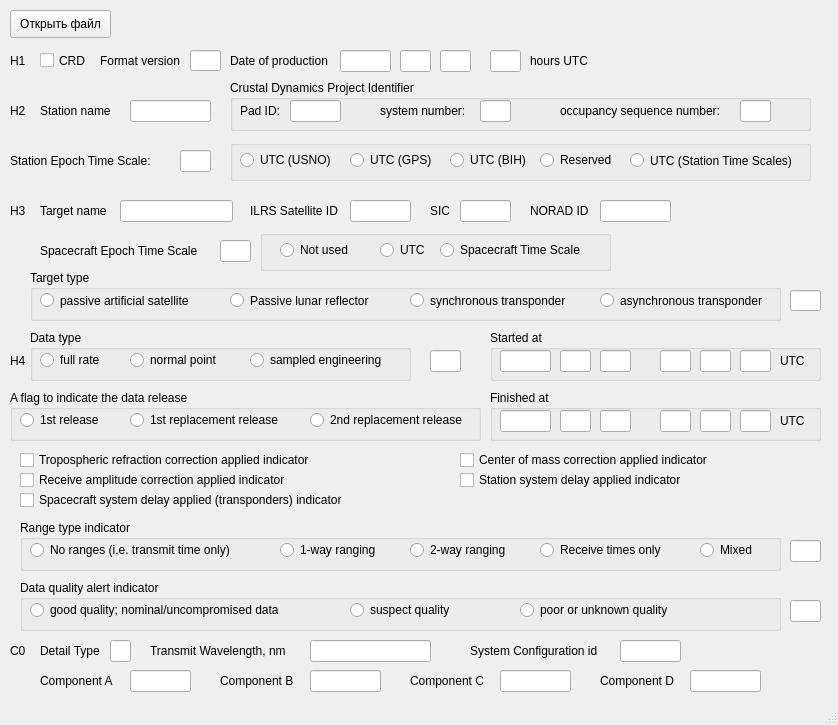
<?xml version="1.0" encoding="UTF-8"?>
<ui version="4.0">
 <class>Header</class>
 <widget class="QMainWindow" name="Header">
  <property name="geometry">
   <rect>
    <x>0</x>
    <y>0</y>
    <width>838</width>
    <height>725</height>
   </rect>
  </property>
  <property name="windowTitle">
   <string>Расшифровка заголовков</string>
  </property>
  <widget class="QWidget" name="centralwidget">
   <widget class="QPushButton" name="open_file">
    <property name="geometry">
     <rect>
      <x>10</x>
      <y>10</y>
      <width>101</width>
      <height>28</height>
     </rect>
    </property>
    <property name="text">
     <string>Открыть файл</string>
    </property>
   </widget>
   <widget class="QLabel" name="file_label">
    <property name="geometry">
     <rect>
      <x>120</x>
      <y>10</y>
      <width>661</width>
      <height>31</height>
     </rect>
    </property>
    <property name="font">
     <font>
      <pointsize>10</pointsize>
      <weight>50</weight>
      <bold>false</bold>
     </font>
    </property>
    <property name="autoFillBackground">
     <bool>false</bool>
    </property>
    <property name="text">
     <string/>
    </property>
   </widget>
   <widget class="QCheckBox" name="H1_1">
    <property name="enabled">
     <bool>true</bool>
    </property>
    <property name="geometry">
     <rect>
      <x>40</x>
      <y>50</y>
      <width>51</width>
      <height>21</height>
     </rect>
    </property>
    <property name="toolTip">
     <string>&lt;html&gt;&lt;head/&gt;&lt;body&gt;&lt;p&gt;&lt;span style=&quot; font-family:'Microsoft Sans Serif','sans-serif';&quot;&gt;Consolidated Ranging Data format&lt;/span&gt;&lt;/p&gt;&lt;/body&gt;&lt;/html&gt;</string>
    </property>
    <property name="text">
     <string>CRD</string>
    </property>
    <property name="checkable">
     <bool>true</bool>
    </property>
   </widget>
   <widget class="QLabel" name="H1">
    <property name="geometry">
     <rect>
      <x>10</x>
      <y>50</y>
      <width>21</width>
      <height>21</height>
     </rect>
    </property>
    <property name="text">
     <string>H1</string>
    </property>
   </widget>
   <widget class="QLabel" name="H1_2_label">
    <property name="geometry">
     <rect>
      <x>100</x>
      <y>50</y>
      <width>91</width>
      <height>21</height>
     </rect>
    </property>
    <property name="text">
     <string>Format version</string>
    </property>
   </widget>
   <widget class="QLineEdit" name="H1_2">
    <property name="geometry">
     <rect>
      <x>190</x>
      <y>50</y>
      <width>31</width>
      <height>21</height>
     </rect>
    </property>
    <property name="readOnly">
     <bool>true</bool>
    </property>
   </widget>
   <widget class="QLabel" name="H1_3_label">
    <property name="geometry">
     <rect>
      <x>230</x>
      <y>50</y>
      <width>111</width>
      <height>21</height>
     </rect>
    </property>
    <property name="text">
     <string>Date of production</string>
    </property>
   </widget>
   <widget class="QLineEdit" name="H1_3">
    <property name="geometry">
     <rect>
      <x>340</x>
      <y>50</y>
      <width>51</width>
      <height>22</height>
     </rect>
    </property>
   </widget>
   <widget class="QLineEdit" name="H1_4">
    <property name="geometry">
     <rect>
      <x>400</x>
      <y>50</y>
      <width>31</width>
      <height>22</height>
     </rect>
    </property>
   </widget>
   <widget class="QLineEdit" name="H1_5">
    <property name="geometry">
     <rect>
      <x>440</x>
      <y>50</y>
      <width>31</width>
      <height>22</height>
     </rect>
    </property>
   </widget>
   <widget class="QLineEdit" name="H1_6">
    <property name="geometry">
     <rect>
      <x>490</x>
      <y>50</y>
      <width>31</width>
      <height>22</height>
     </rect>
    </property>
   </widget>
   <widget class="QLabel" name="H1_6_label">
    <property name="geometry">
     <rect>
      <x>530</x>
      <y>50</y>
      <width>71</width>
      <height>21</height>
     </rect>
    </property>
    <property name="text">
     <string>hours UTC</string>
    </property>
   </widget>
   <widget class="QLabel" name="H2">
    <property name="geometry">
     <rect>
      <x>10</x>
      <y>100</y>
      <width>21</width>
      <height>21</height>
     </rect>
    </property>
    <property name="text">
     <string>H2</string>
    </property>
   </widget>
   <widget class="QLineEdit" name="H2_1">
    <property name="geometry">
     <rect>
      <x>130</x>
      <y>100</y>
      <width>81</width>
      <height>22</height>
     </rect>
    </property>
   </widget>
   <widget class="QLabel" name="H2_1_label">
    <property name="geometry">
     <rect>
      <x>40</x>
      <y>100</y>
      <width>81</width>
      <height>21</height>
     </rect>
    </property>
    <property name="text">
     <string>Station name</string>
    </property>
   </widget>
   <widget class="QLabel" name="H2_5_label">
    <property name="geometry">
     <rect>
      <x>10</x>
      <y>150</y>
      <width>151</width>
      <height>21</height>
     </rect>
    </property>
    <property name="text">
     <string>Station Epoch Time Scale:</string>
    </property>
   </widget>
   <widget class="QLineEdit" name="H2_5">
    <property name="geometry">
     <rect>
      <x>180</x>
      <y>150</y>
      <width>31</width>
      <height>22</height>
     </rect>
    </property>
   </widget>
   <widget class="QGroupBox" name="H2_5_group">
    <property name="geometry">
     <rect>
      <x>230</x>
      <y>140</y>
      <width>581</width>
      <height>41</height>
     </rect>
    </property>
    <property name="title">
     <string/>
    </property>
    <widget class="QRadioButton" name="H2_5_10">
     <property name="geometry">
      <rect>
       <x>400</x>
       <y>10</y>
       <width>181</width>
       <height>21</height>
      </rect>
     </property>
     <property name="text">
      <string>UTC (Station Time Scales) </string>
     </property>
    </widget>
    <widget class="QRadioButton" name="H2_5_0">
     <property name="geometry">
      <rect>
       <x>310</x>
       <y>10</y>
       <width>81</width>
       <height>20</height>
      </rect>
     </property>
     <property name="text">
      <string>Reserved</string>
     </property>
    </widget>
    <widget class="QRadioButton" name="H2_5_7">
     <property name="geometry">
      <rect>
       <x>220</x>
       <y>10</y>
       <width>95</width>
       <height>20</height>
      </rect>
     </property>
     <property name="text">
      <string>UTC (BIH)</string>
     </property>
    </widget>
    <widget class="QRadioButton" name="H2_5_3">
     <property name="geometry">
      <rect>
       <x>10</x>
       <y>10</y>
       <width>95</width>
       <height>20</height>
      </rect>
     </property>
     <property name="text">
      <string>UTC (USNO)</string>
     </property>
    </widget>
    <widget class="QRadioButton" name="H2_5_4">
     <property name="geometry">
      <rect>
       <x>120</x>
       <y>10</y>
       <width>95</width>
       <height>20</height>
      </rect>
     </property>
     <property name="text">
      <string>UTC (GPS)</string>
     </property>
    </widget>
   </widget>
   <widget class="QLabel" name="H3">
    <property name="geometry">
     <rect>
      <x>10</x>
      <y>200</y>
      <width>21</width>
      <height>21</height>
     </rect>
    </property>
    <property name="text">
     <string>H3</string>
    </property>
   </widget>
   <widget class="QLineEdit" name="H3_1">
    <property name="geometry">
     <rect>
      <x>120</x>
      <y>200</y>
      <width>113</width>
      <height>22</height>
     </rect>
    </property>
   </widget>
   <widget class="QLabel" name="H3_1_label">
    <property name="geometry">
     <rect>
      <x>40</x>
      <y>200</y>
      <width>81</width>
      <height>21</height>
     </rect>
    </property>
    <property name="text">
     <string>Target name</string>
    </property>
   </widget>
   <widget class="QLabel" name="H3_2_label">
    <property name="geometry">
     <rect>
      <x>250</x>
      <y>200</y>
      <width>101</width>
      <height>21</height>
     </rect>
    </property>
    <property name="text">
     <string>ILRS Satellite ID</string>
    </property>
   </widget>
   <widget class="QLineEdit" name="H3_2">
    <property name="geometry">
     <rect>
      <x>350</x>
      <y>200</y>
      <width>61</width>
      <height>22</height>
     </rect>
    </property>
   </widget>
   <widget class="QLabel" name="H3_3_label">
    <property name="geometry">
     <rect>
      <x>430</x>
      <y>200</y>
      <width>21</width>
      <height>21</height>
     </rect>
    </property>
    <property name="text">
     <string>SIC</string>
    </property>
   </widget>
   <widget class="QLineEdit" name="H3_3">
    <property name="geometry">
     <rect>
      <x>460</x>
      <y>200</y>
      <width>51</width>
      <height>22</height>
     </rect>
    </property>
   </widget>
   <widget class="QLabel" name="H3_4_label">
    <property name="geometry">
     <rect>
      <x>530</x>
      <y>200</y>
      <width>61</width>
      <height>21</height>
     </rect>
    </property>
    <property name="text">
     <string>NORAD ID</string>
    </property>
   </widget>
   <widget class="QLineEdit" name="H3_4">
    <property name="geometry">
     <rect>
      <x>600</x>
      <y>200</y>
      <width>71</width>
      <height>22</height>
     </rect>
    </property>
   </widget>
   <widget class="QLabel" name="H3_5_label">
    <property name="geometry">
     <rect>
      <x>40</x>
      <y>235</y>
      <width>171</width>
      <height>31</height>
     </rect>
    </property>
    <property name="text">
     <string>Spacecraft Epoch Time Scale</string>
    </property>
   </widget>
   <widget class="QLineEdit" name="H3_5">
    <property name="geometry">
     <rect>
      <x>220</x>
      <y>240</y>
      <width>31</width>
      <height>22</height>
     </rect>
    </property>
   </widget>
   <widget class="QGroupBox" name="H3_5_group">
    <property name="geometry">
     <rect>
      <x>260</x>
      <y>230</y>
      <width>351</width>
      <height>41</height>
     </rect>
    </property>
    <property name="title">
     <string/>
    </property>
    <widget class="QRadioButton" name="H3_5_0">
     <property name="geometry">
      <rect>
       <x>20</x>
       <y>10</y>
       <width>95</width>
       <height>20</height>
      </rect>
     </property>
     <property name="text">
      <string>Not used</string>
     </property>
    </widget>
    <widget class="QRadioButton" name="H3_5_1">
     <property name="geometry">
      <rect>
       <x>120</x>
       <y>10</y>
       <width>61</width>
       <height>20</height>
      </rect>
     </property>
     <property name="text">
      <string>UTC</string>
     </property>
    </widget>
    <widget class="QRadioButton" name="H3_5_2">
     <property name="geometry">
      <rect>
       <x>180</x>
       <y>10</y>
       <width>161</width>
       <height>20</height>
      </rect>
     </property>
     <property name="text">
      <string>Spacecraft Time Scale </string>
     </property>
    </widget>
   </widget>
   <widget class="QGroupBox" name="H3_6_group">
    <property name="geometry">
     <rect>
      <x>30</x>
      <y>270</y>
      <width>751</width>
      <height>51</height>
     </rect>
    </property>
    <property name="title">
     <string>Target type</string>
    </property>
    <widget class="QRadioButton" name="H3_6_1">
     <property name="geometry">
      <rect>
       <x>10</x>
       <y>10</y>
       <width>171</width>
       <height>41</height>
      </rect>
     </property>
     <property name="text">
      <string>passive artificial satellite</string>
     </property>
    </widget>
    <widget class="QRadioButton" name="H3_6_2">
     <property name="geometry">
      <rect>
       <x>200</x>
       <y>10</y>
       <width>151</width>
       <height>41</height>
      </rect>
     </property>
     <property name="text">
      <string>Passive lunar reflector</string>
     </property>
    </widget>
    <widget class="QRadioButton" name="H3_6_3">
     <property name="geometry">
      <rect>
       <x>380</x>
       <y>10</y>
       <width>171</width>
       <height>41</height>
      </rect>
     </property>
     <property name="text">
      <string>synchronous transponder</string>
     </property>
    </widget>
    <widget class="QRadioButton" name="H3_6_4">
     <property name="geometry">
      <rect>
       <x>570</x>
       <y>10</y>
       <width>181</width>
       <height>41</height>
      </rect>
     </property>
     <property name="text">
      <string>asynchronous transponder</string>
     </property>
    </widget>
   </widget>
   <widget class="QLineEdit" name="H3_6">
    <property name="geometry">
     <rect>
      <x>790</x>
      <y>290</y>
      <width>31</width>
      <height>21</height>
     </rect>
    </property>
   </widget>
   <widget class="QGroupBox" name="H2_group">
    <property name="geometry">
     <rect>
      <x>230</x>
      <y>80</y>
      <width>581</width>
      <height>51</height>
     </rect>
    </property>
    <property name="title">
     <string>Crustal Dynamics Project Identifier</string>
    </property>
    <widget class="QLabel" name="H2_2_label">
     <property name="geometry">
      <rect>
       <x>10</x>
       <y>20</y>
       <width>51</width>
       <height>21</height>
      </rect>
     </property>
     <property name="text">
      <string>Pad ID:</string>
     </property>
    </widget>
    <widget class="QLineEdit" name="H2_2">
     <property name="geometry">
      <rect>
       <x>60</x>
       <y>20</y>
       <width>51</width>
       <height>22</height>
      </rect>
     </property>
    </widget>
    <widget class="QLabel" name="H2_3_label">
     <property name="geometry">
      <rect>
       <x>150</x>
       <y>20</y>
       <width>101</width>
       <height>21</height>
      </rect>
     </property>
     <property name="text">
      <string>system number:</string>
     </property>
    </widget>
    <widget class="QLineEdit" name="H2_4">
     <property name="geometry">
      <rect>
       <x>250</x>
       <y>20</y>
       <width>31</width>
       <height>22</height>
      </rect>
     </property>
    </widget>
    <widget class="QLineEdit" name="H2_3">
     <property name="geometry">
      <rect>
       <x>510</x>
       <y>20</y>
       <width>31</width>
       <height>22</height>
      </rect>
     </property>
    </widget>
    <widget class="QLabel" name="H2_4_label">
     <property name="geometry">
      <rect>
       <x>330</x>
       <y>20</y>
       <width>171</width>
       <height>21</height>
      </rect>
     </property>
     <property name="text">
      <string>occupancy sequence number:</string>
     </property>
    </widget>
   </widget>
   <widget class="QLabel" name="H4">
    <property name="geometry">
     <rect>
      <x>10</x>
      <y>350</y>
      <width>21</width>
      <height>21</height>
     </rect>
    </property>
    <property name="text">
     <string>H4</string>
    </property>
   </widget>
   <widget class="QLineEdit" name="H4_1">
    <property name="geometry">
     <rect>
      <x>430</x>
      <y>350</y>
      <width>31</width>
      <height>22</height>
     </rect>
    </property>
   </widget>
   <widget class="QGroupBox" name="H4_1_group">
    <property name="geometry">
     <rect>
      <x>30</x>
      <y>330</y>
      <width>381</width>
      <height>51</height>
     </rect>
    </property>
    <property name="title">
     <string>Data type</string>
    </property>
    <widget class="QRadioButton" name="H4_1_0">
     <property name="geometry">
      <rect>
       <x>10</x>
       <y>20</y>
       <width>71</width>
       <height>20</height>
      </rect>
     </property>
     <property name="text">
      <string>full rate</string>
     </property>
    </widget>
    <widget class="QRadioButton" name="H4_1_1">
     <property name="geometry">
      <rect>
       <x>100</x>
       <y>20</y>
       <width>95</width>
       <height>20</height>
      </rect>
     </property>
     <property name="text">
      <string>normal point</string>
     </property>
    </widget>
    <widget class="QRadioButton" name="H4_1_2">
     <property name="geometry">
      <rect>
       <x>220</x>
       <y>20</y>
       <width>151</width>
       <height>20</height>
      </rect>
     </property>
     <property name="text">
      <string>sampled engineering</string>
     </property>
    </widget>
   </widget>
   <widget class="QGroupBox" name="H4_2_group">
    <property name="geometry">
     <rect>
      <x>490</x>
      <y>330</y>
      <width>331</width>
      <height>51</height>
     </rect>
    </property>
    <property name="title">
     <string>Started at</string>
    </property>
    <widget class="QLineEdit" name="H4_2">
     <property name="geometry">
      <rect>
       <x>10</x>
       <y>20</y>
       <width>51</width>
       <height>22</height>
      </rect>
     </property>
    </widget>
    <widget class="QLineEdit" name="H4_3">
     <property name="geometry">
      <rect>
       <x>70</x>
       <y>20</y>
       <width>31</width>
       <height>22</height>
      </rect>
     </property>
    </widget>
    <widget class="QLineEdit" name="H4_4">
     <property name="geometry">
      <rect>
       <x>110</x>
       <y>20</y>
       <width>31</width>
       <height>22</height>
      </rect>
     </property>
    </widget>
    <widget class="QLineEdit" name="H4_5">
     <property name="geometry">
      <rect>
       <x>170</x>
       <y>20</y>
       <width>31</width>
       <height>22</height>
      </rect>
     </property>
    </widget>
    <widget class="QLineEdit" name="H4_6">
     <property name="geometry">
      <rect>
       <x>210</x>
       <y>20</y>
       <width>31</width>
       <height>22</height>
      </rect>
     </property>
    </widget>
    <widget class="QLabel" name="H4_7_label">
     <property name="geometry">
      <rect>
       <x>290</x>
       <y>20</y>
       <width>31</width>
       <height>21</height>
      </rect>
     </property>
     <property name="text">
      <string>UTC</string>
     </property>
    </widget>
    <widget class="QLineEdit" name="H4_7">
     <property name="geometry">
      <rect>
       <x>250</x>
       <y>20</y>
       <width>31</width>
       <height>22</height>
      </rect>
     </property>
    </widget>
   </widget>
   <widget class="QGroupBox" name="H4_8_group">
    <property name="geometry">
     <rect>
      <x>490</x>
      <y>390</y>
      <width>331</width>
      <height>51</height>
     </rect>
    </property>
    <property name="title">
     <string>Finished at</string>
    </property>
    <widget class="QLineEdit" name="H4_8">
     <property name="geometry">
      <rect>
       <x>10</x>
       <y>20</y>
       <width>51</width>
       <height>22</height>
      </rect>
     </property>
    </widget>
    <widget class="QLineEdit" name="H4_9">
     <property name="geometry">
      <rect>
       <x>70</x>
       <y>20</y>
       <width>31</width>
       <height>22</height>
      </rect>
     </property>
    </widget>
    <widget class="QLineEdit" name="H4_10">
     <property name="geometry">
      <rect>
       <x>110</x>
       <y>20</y>
       <width>31</width>
       <height>22</height>
      </rect>
     </property>
    </widget>
    <widget class="QLineEdit" name="H4_11">
     <property name="geometry">
      <rect>
       <x>170</x>
       <y>20</y>
       <width>31</width>
       <height>22</height>
      </rect>
     </property>
    </widget>
    <widget class="QLineEdit" name="H4_12">
     <property name="geometry">
      <rect>
       <x>210</x>
       <y>20</y>
       <width>31</width>
       <height>22</height>
      </rect>
     </property>
    </widget>
    <widget class="QLineEdit" name="H4_13">
     <property name="geometry">
      <rect>
       <x>250</x>
       <y>20</y>
       <width>31</width>
       <height>22</height>
      </rect>
     </property>
    </widget>
    <widget class="QLabel" name="H4_13_label">
     <property name="geometry">
      <rect>
       <x>290</x>
       <y>20</y>
       <width>31</width>
       <height>21</height>
      </rect>
     </property>
     <property name="text">
      <string>UTC</string>
     </property>
    </widget>
   </widget>
   <widget class="QGroupBox" name="H4_14_group">
    <property name="geometry">
     <rect>
      <x>10</x>
      <y>390</y>
      <width>471</width>
      <height>51</height>
     </rect>
    </property>
    <property name="title">
     <string>A flag to indicate the data release</string>
    </property>
    <widget class="QRadioButton" name="H4_14_0">
     <property name="geometry">
      <rect>
       <x>10</x>
       <y>20</y>
       <width>101</width>
       <height>20</height>
      </rect>
     </property>
     <property name="text">
      <string>1st release</string>
     </property>
    </widget>
    <widget class="QRadioButton" name="H4_14_1">
     <property name="geometry">
      <rect>
       <x>120</x>
       <y>20</y>
       <width>171</width>
       <height>20</height>
      </rect>
     </property>
     <property name="text">
      <string>1st replacement release</string>
     </property>
    </widget>
    <widget class="QRadioButton" name="H4_14_2">
     <property name="geometry">
      <rect>
       <x>300</x>
       <y>20</y>
       <width>191</width>
       <height>20</height>
      </rect>
     </property>
     <property name="text">
      <string>2nd replacement release</string>
     </property>
    </widget>
   </widget>
   <widget class="QCheckBox" name="H4_15">
    <property name="geometry">
     <rect>
      <x>20</x>
      <y>450</y>
      <width>321</width>
      <height>20</height>
     </rect>
    </property>
    <property name="text">
     <string>Tropospheric refraction correction applied indicator </string>
    </property>
   </widget>
   <widget class="QCheckBox" name="H4_16">
    <property name="geometry">
     <rect>
      <x>460</x>
      <y>450</y>
      <width>271</width>
      <height>20</height>
     </rect>
    </property>
    <property name="text">
     <string>Center of mass correction applied indicator </string>
    </property>
   </widget>
   <widget class="QCheckBox" name="H4_17">
    <property name="geometry">
     <rect>
      <x>20</x>
      <y>470</y>
      <width>321</width>
      <height>20</height>
     </rect>
    </property>
    <property name="text">
     <string>Receive amplitude correction applied indicator </string>
    </property>
   </widget>
   <widget class="QCheckBox" name="H4_18">
    <property name="geometry">
     <rect>
      <x>460</x>
      <y>470</y>
      <width>271</width>
      <height>20</height>
     </rect>
    </property>
    <property name="text">
     <string>Station system delay applied indicator</string>
    </property>
   </widget>
   <widget class="QCheckBox" name="H4_19">
    <property name="geometry">
     <rect>
      <x>20</x>
      <y>490</y>
      <width>361</width>
      <height>20</height>
     </rect>
    </property>
    <property name="text">
     <string>Spacecraft system delay applied (transponders) indicator</string>
    </property>
   </widget>
   <widget class="QGroupBox" name="H4_20_group">
    <property name="geometry">
     <rect>
      <x>20</x>
      <y>520</y>
      <width>761</width>
      <height>51</height>
     </rect>
    </property>
    <property name="title">
     <string>Range type indicator</string>
    </property>
    <widget class="QRadioButton" name="H4_20_0">
     <property name="geometry">
      <rect>
       <x>10</x>
       <y>20</y>
       <width>221</width>
       <height>20</height>
      </rect>
     </property>
     <property name="text">
      <string>No ranges (i.e. transmit time only)</string>
     </property>
    </widget>
    <widget class="QRadioButton" name="H4_20_1">
     <property name="geometry">
      <rect>
       <x>260</x>
       <y>20</y>
       <width>111</width>
       <height>20</height>
      </rect>
     </property>
     <property name="text">
      <string>1-way ranging</string>
     </property>
    </widget>
    <widget class="QRadioButton" name="H4_20_2">
     <property name="geometry">
      <rect>
       <x>390</x>
       <y>20</y>
       <width>111</width>
       <height>20</height>
      </rect>
     </property>
     <property name="text">
      <string>2-way ranging</string>
     </property>
    </widget>
    <widget class="QRadioButton" name="H4_20_3">
     <property name="geometry">
      <rect>
       <x>520</x>
       <y>20</y>
       <width>131</width>
       <height>20</height>
      </rect>
     </property>
     <property name="text">
      <string>Receive times only </string>
     </property>
    </widget>
    <widget class="QRadioButton" name="H4_20_4">
     <property name="geometry">
      <rect>
       <x>680</x>
       <y>20</y>
       <width>61</width>
       <height>20</height>
      </rect>
     </property>
     <property name="text">
      <string>Mixed</string>
     </property>
    </widget>
   </widget>
   <widget class="QLineEdit" name="H4_20">
    <property name="geometry">
     <rect>
      <x>790</x>
      <y>540</y>
      <width>31</width>
      <height>22</height>
     </rect>
    </property>
   </widget>
   <widget class="QGroupBox" name="H4_21_group">
    <property name="geometry">
     <rect>
      <x>20</x>
      <y>580</y>
      <width>761</width>
      <height>51</height>
     </rect>
    </property>
    <property name="title">
     <string>Data quality alert indicator</string>
    </property>
    <widget class="QRadioButton" name="H4_21_0">
     <property name="geometry">
      <rect>
       <x>10</x>
       <y>20</y>
       <width>281</width>
       <height>20</height>
      </rect>
     </property>
     <property name="text">
      <string>good quality; nominal/uncompromised data</string>
     </property>
    </widget>
    <widget class="QRadioButton" name="H4_21_1">
     <property name="geometry">
      <rect>
       <x>330</x>
       <y>20</y>
       <width>121</width>
       <height>20</height>
      </rect>
     </property>
     <property name="text">
      <string>suspect quality</string>
     </property>
    </widget>
    <widget class="QRadioButton" name="H4_21_2">
     <property name="geometry">
      <rect>
       <x>500</x>
       <y>20</y>
       <width>171</width>
       <height>20</height>
      </rect>
     </property>
     <property name="text">
      <string>poor or unknown quality</string>
     </property>
    </widget>
   </widget>
   <widget class="QLineEdit" name="H4_21">
    <property name="geometry">
     <rect>
      <x>790</x>
      <y>600</y>
      <width>31</width>
      <height>22</height>
     </rect>
    </property>
   </widget>
   <widget class="QLabel" name="C0">
    <property name="geometry">
     <rect>
      <x>10</x>
      <y>640</y>
      <width>21</width>
      <height>21</height>
     </rect>
    </property>
    <property name="text">
     <string>C0</string>
    </property>
   </widget>
   <widget class="QLabel" name="C0_1_label">
    <property name="geometry">
     <rect>
      <x>40</x>
      <y>640</y>
      <width>71</width>
      <height>21</height>
     </rect>
    </property>
    <property name="text">
     <string>Detail Type</string>
    </property>
   </widget>
   <widget class="QLineEdit" name="C0_1">
    <property name="geometry">
     <rect>
      <x>110</x>
      <y>640</y>
      <width>21</width>
      <height>22</height>
     </rect>
    </property>
   </widget>
   <widget class="QLabel" name="C0_2_label">
    <property name="geometry">
     <rect>
      <x>150</x>
      <y>640</y>
      <width>151</width>
      <height>21</height>
     </rect>
    </property>
    <property name="text">
     <string>Transmit Wavelength, nm</string>
    </property>
   </widget>
   <widget class="QLineEdit" name="C0_2">
    <property name="geometry">
     <rect>
      <x>310</x>
      <y>640</y>
      <width>121</width>
      <height>22</height>
     </rect>
    </property>
   </widget>
   <widget class="QLabel" name="C0_3_label">
    <property name="geometry">
     <rect>
      <x>470</x>
      <y>640</y>
      <width>141</width>
      <height>21</height>
     </rect>
    </property>
    <property name="text">
     <string>System Configuration id</string>
    </property>
   </widget>
   <widget class="QLineEdit" name="C0_3">
    <property name="geometry">
     <rect>
      <x>620</x>
      <y>640</y>
      <width>61</width>
      <height>22</height>
     </rect>
    </property>
   </widget>
   <widget class="QLabel" name="C0_4_label">
    <property name="geometry">
     <rect>
      <x>40</x>
      <y>670</y>
      <width>81</width>
      <height>21</height>
     </rect>
    </property>
    <property name="text">
     <string>Component A</string>
    </property>
   </widget>
   <widget class="QLineEdit" name="C0_4">
    <property name="geometry">
     <rect>
      <x>130</x>
      <y>670</y>
      <width>61</width>
      <height>22</height>
     </rect>
    </property>
   </widget>
   <widget class="QLabel" name="C0_5_label">
    <property name="geometry">
     <rect>
      <x>220</x>
      <y>670</y>
      <width>81</width>
      <height>21</height>
     </rect>
    </property>
    <property name="text">
     <string>Component B</string>
    </property>
   </widget>
   <widget class="QLineEdit" name="C0_5">
    <property name="geometry">
     <rect>
      <x>310</x>
      <y>670</y>
      <width>71</width>
      <height>22</height>
     </rect>
    </property>
   </widget>
   <widget class="QLabel" name="C0_6_label">
    <property name="geometry">
     <rect>
      <x>410</x>
      <y>670</y>
      <width>81</width>
      <height>21</height>
     </rect>
    </property>
    <property name="text">
     <string>Component C</string>
    </property>
   </widget>
   <widget class="QLineEdit" name="C0_6">
    <property name="geometry">
     <rect>
      <x>500</x>
      <y>670</y>
      <width>71</width>
      <height>22</height>
     </rect>
    </property>
   </widget>
   <widget class="QLabel" name="C0_7_label">
    <property name="geometry">
     <rect>
      <x>600</x>
      <y>670</y>
      <width>81</width>
      <height>21</height>
     </rect>
    </property>
    <property name="text">
     <string>Component D</string>
    </property>
   </widget>
   <widget class="QLineEdit" name="C0_7">
    <property name="geometry">
     <rect>
      <x>690</x>
      <y>670</y>
      <width>71</width>
      <height>22</height>
     </rect>
    </property>
   </widget>
  </widget>
  <widget class="QMenuBar" name="menubar">
   <property name="geometry">
    <rect>
     <x>0</x>
     <y>0</y>
     <width>838</width>
     <height>18</height>
    </rect>
   </property>
  </widget>
  <widget class="QStatusBar" name="statusbar"/>
 </widget>
 <resources/>
 <connections/>
</ui>
